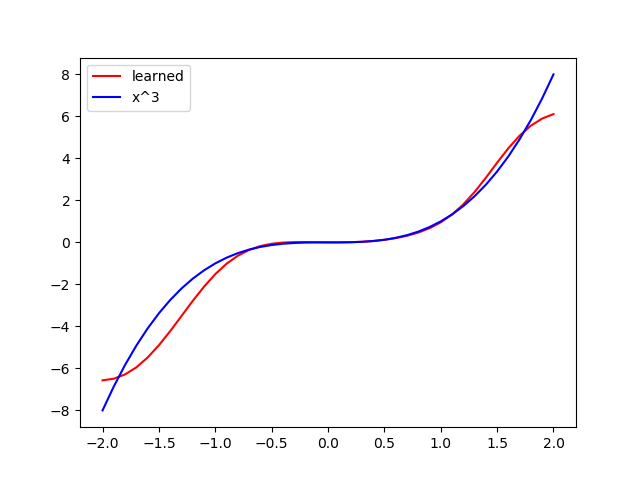

Python code for this plot:
from __future__ import print_function

# *-* coding: utf-8 *-*

import numpy as np
from matplotlib import pyplot as plt
from sklearn.metrics import classification_report

import keras
from keras import backend as K
from keras.datasets import mnist
from keras.models import Sequential
from keras.layers import Layer, Dense, Dropout
from keras.optimizers import RMSprop, SGD

class RBFLayer(Layer):
    def __init__(self, units, gamma, **kwargs):
        super(RBFLayer, self).__init__(**kwargs)
        self.units = units
        self.gamma = K.cast_to_floatx(gamma)

    def build(self, input_shape):
        self.mu = self.add_weight(name='mu',
                                  shape=(int(input_shape[1]), self.units),
                                  initializer='uniform',
                                  trainable=True)
        super(RBFLayer, self).build(input_shape)

    def call(self, inputs):
        diff = K.expand_dims(inputs) - self.mu
        l2 = K.sum(K.pow(diff,2), axis=1)
        res = K.exp(-1 * self.gamma * l2)
        return res

    def compute_output_shape(self, input_shape):
        return (input_shape[0], self.units)


epochs = 80

inp = np.linspace(-2,2,41)
out = inp*inp*inp

model = Sequential()
model.add(Dense(41, input_dim=1, activation='tanh'))
model.add(RBFLayer(10, 0.5))
model.add(Dense(1))

model.summary()

model.compile(loss='mean_squared_error',
              optimizer=SGD(lr=0.1),
              metrics=['accuracy'])

history = model.fit(inp, out,
                    epochs=epochs,
                    verbose=1)

res = model.predict(inp)
r = plt.figure(1)
plt.plot(inp, res, 'r', label="learned")
plt.plot(inp, out, 'b', label="x^3")
plt.legend()
plt.savefig('RBF.png')
r.show()
